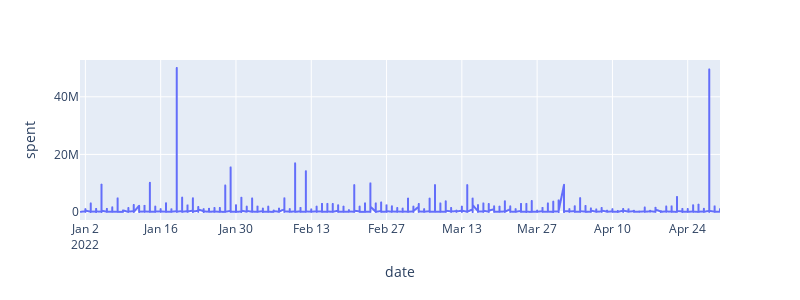

This figure's notebook cell:
### Code cell
df = (baskets.query('sub_cat_id == 43')
    .query('year == 2022')
    .query('month < 5'))
px.line(df,x='date',y='spent',width=800,height=300)

### Figure 1 — Plotly figure (JSON) as saved in the notebook; plotly's stock layout.template omitted (floating-point values rounded to 4 significant figures; data arrays with more than 128 entries replaced by an {"elided": "..."} marker saying what was removed)
{"data": [{"hovertemplate": "date=%{x}<br>spent=%{y}<extra></extra>", "legendgroup": "", "line": {"color": "#636efa", "dash": "solid"}, "marker": {"symbol": "circle"}, "mode": "lines", "name": "", "showlegend": false, "type": "scattergl", "x": {"elided": "10332 str values"}, "xaxis": "x", "y": {"elided": "10332 int values"}, "yaxis": "y"}], "layout": {"height": 300, "legend": {"tracegroupgap": 0}, "margin": {"t": 60}, "width": 800, "xaxis": {"anchor": "y", "domain": [0, 1], "title": {"text": "date"}}, "yaxis": {"anchor": "x", "domain": [0, 1], "title": {"text": "spent"}}}}
